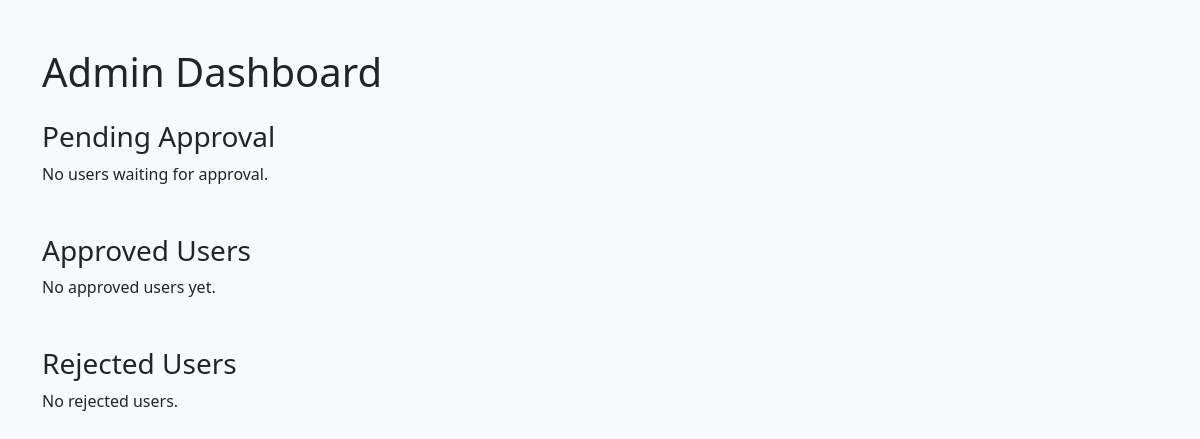
Before: /admin_dashboard (signed in) with the older database file.
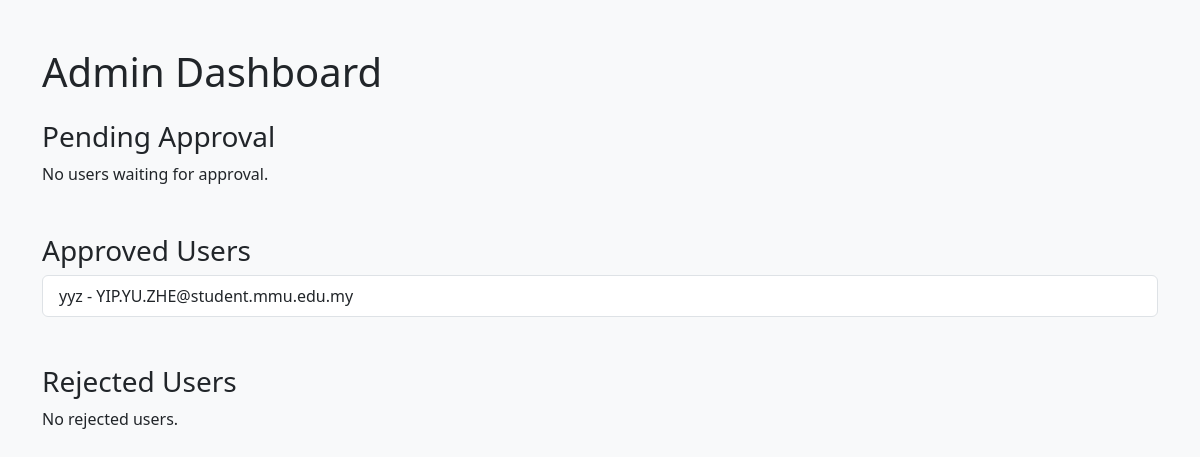
After: the same page with the newer database file.
### app.py (models this page shows)
class User(db.Model):
    __tablename__ = 'user'
    id = db.Column(db.Integer, primary_key=True)
    username = db.Column(db.String(100), nullable=False)
    email = db.Column(db.String(120), unique=True, nullable=False)
    password = db.Column(db.String(200), nullable=False)
    is_verified = db.Column(db.Boolean, default=False)
    verification_status = db.Column(db.String(100), default="Pending")
    age = db.Column(db.Integer)
    race = db.Column(db.String(50))
    faculty = db.Column(db.String(50))
    sex = db.Column(db.String(10))
    bio = db.Column(db.Text)
    location = db.Column(db.String(100))
    avatar = db.Column(db.String(100), default=app.config['DEFAULT_AVATAR'])
    likes_received = db.relationship("Like", foreign_keys="Like.target_user_id", backref="target_user")
    loves_received = db.relationship("Love", foreign_keys="Love.target_user_id", backref="target_user")

### app.py (the view)
@app.route('/admin_dashboard')
def admin_dashboard():
    if not session.get('admin_logged_in'):
        return redirect('/admin_login')
    pending_approval_users = User.query.filter(
        User.verification_status == "Pending Approval",
        User.faculty.isnot(None),
        User.age.isnot(None),
        User.sex.isnot(None),
        User.avatar != 'default.jpg'
    ).all()
    verified_users = User.query.filter(User.verification_status == "Approved").all()
    rejected_users = User.query.filter(User.verification_status == "Rejected").all()
    return render_template('admin_dashboard.html', pending_users=pending_approval_users, verified_users=verified_users, rejected_users=rejected_users)

### app.py (called while the page is built)
@app.before_request
def before_request():
    if 'session_id' not in session:
        session['session_id'] = secrets.token_hex(16)

### website 2/templates/admin_dashboard.html (shortened to what this page needs)
<!DOCTYPE html>
<html lang="en">
<head>
    <link rel="stylesheet" href="https://cdn.jsdelivr.net/npm/bootstrap@5.3.0/dist/css/bootstrap.min.css">
</head>
<body class="bg-light">
    <div class="container mt-5">
        <h1 class="mb-4">Admin Dashboard</h1>
        <h3>Pending Approval</h3>
        {% if pending_users %}
        <table class="table table-bordered table-hover align-middle">
            <thead class="table-secondary">
                <tr>
                    <th>Username</th>
                    <th>Email</th>
                    <th>Faculty</th>
                    <th>Sex</th>
                    <th>Age</th>
                    <th class="avatar-cell">Avatar</th>
                    <th>Action</th>
                </tr>
            </thead>
            <tbody>
                {% for user in pending_users %}
                <tr>
                    <td>{{ user.username }}</td>
                    <td>{{ user.email }}</td>
                    <td>{{ user.faculty }}</td>
                    <td>{{ user.sex }}</td>
                    <td>{{ user.age }}</td>
                    <td class="avatar-cell">
                         <img src="{{ url_for('static', filename='upload/' + (user.avatar if user.avatar else 'default.jpg')) }}"
                             alt="Avatar"
                             class="avatar-img">
                    </td>
                    <td>
                        <form action="/approve/{{ user.id }}" method="POST" style="display:inline-block;">
                            <button type="submit" class="btn btn-success btn-sm">Approve</button>
                        </form>
                        <form action="/reject/{{ user.id }}" method="POST" style="display:inline-block;">
                            <button type="submit" class="btn btn-danger btn-sm">Reject</button>
                        </form>
                    </td>
                </tr>
                {% endfor %}
            </tbody>
        </table>
        {% else %}
        <p>No users waiting for approval.</p>
        {% endif %}
        <h3 class="mt-5">Approved Users</h3>
        {% if verified_users %}
        <ul class="list-group">
            {% for user in verified_users %}
            <li class="list-group-item">{{ user.username }} - {{ user.email }}</li>
            {% endfor %}
        </ul>
        {% else %}
        <p>No approved users yet.</p>
        {% endif %}
        <h3 class="mt-5">Rejected Users</h3>
        {% if rejected_users %}
        <ul class="list-group">
            {% for user in rejected_users %}
            <li class="list-group-item">{{ user.username }} - {{ user.email }}</li>
            {% endfor %}
        </ul>
        {% else %}
        <p>No rejected users.</p>
        {% endif %}
    </div>
</body>
</html>

Changed rows visible on the page:
added User: username "yyz", email "YIP.YU.ZHE@student.mmu.edu.my"
Other visible differences:
text no longer shown: "No approved users yet."
